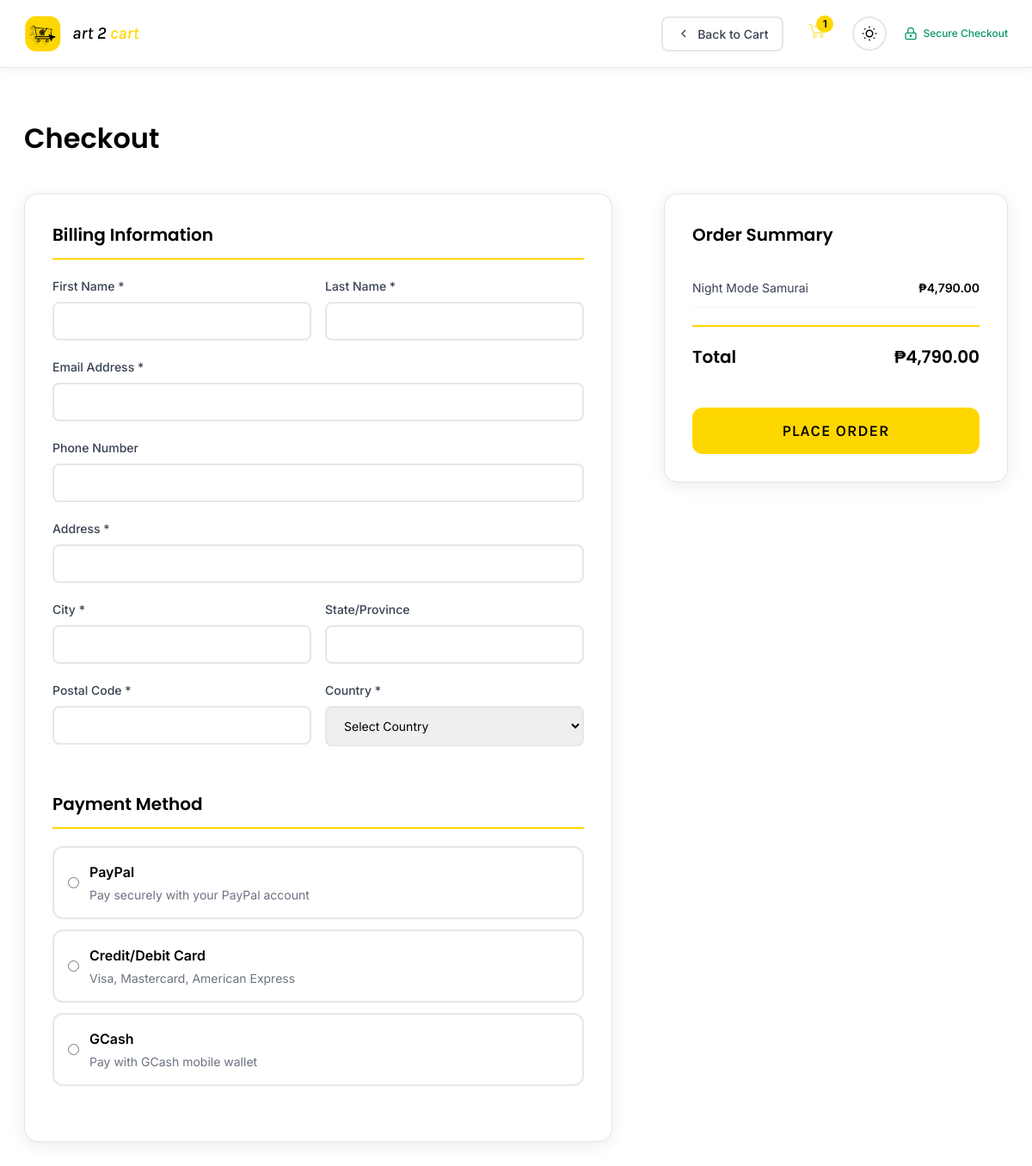
Page /checkout.php (signed in) on the earlier database version.
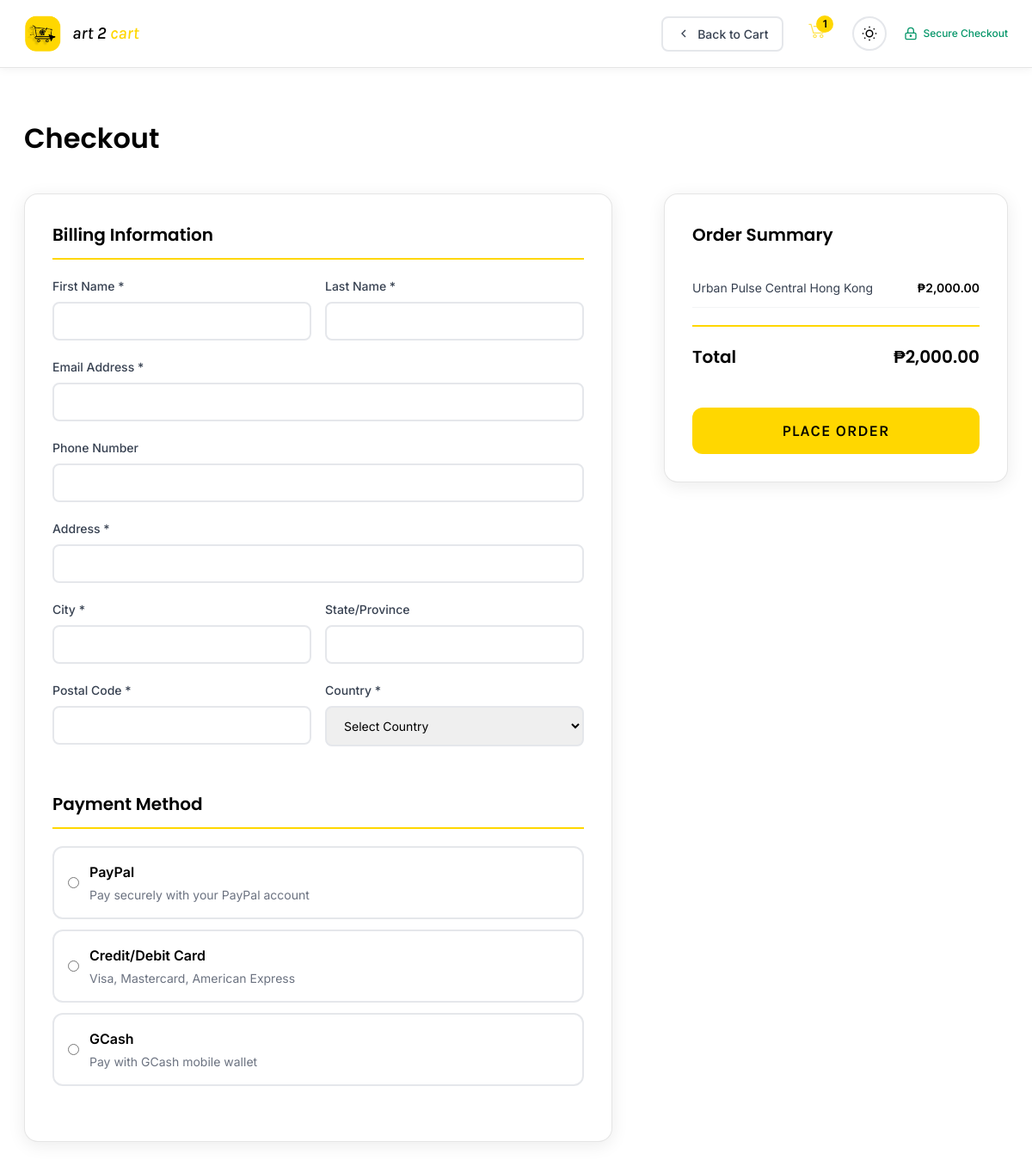
Same page on the later database version.
### tables this page shows
CREATE TABLE `cart` (
  `id` int NOT NULL AUTO_INCREMENT,
  `user_id` int NOT NULL,
  `product_id` int NOT NULL,
  `created_at` timestamp NULL DEFAULT CURRENT_TIMESTAMP,
  `updated_at` timestamp NULL DEFAULT CURRENT_TIMESTAMP ON UPDATE CURRENT_TIMESTAMP,
  PRIMARY KEY (`id`),
  UNIQUE KEY `unique_cart_item` (`user_id`,`product_id`),
  KEY `user_id` (`user_id`),
  KEY `product_id` (`product_id`),
  KEY `idx_cart_user` (`user_id`),
  KEY `idx_cart_product` (`product_id`),
  CONSTRAINT `fk_cart_product` FOREIGN KEY (`product_id`) REFERENCES `products` (`id`) ON DELETE CASCADE,
  CONSTRAINT `fk_cart_user` FOREIGN KEY (`user_id`) REFERENCES `users` (`id`) ON DELETE CASCADE
);

CREATE TABLE `products` (
  `id` int NOT NULL AUTO_INCREMENT,
  `seller_id` int NOT NULL,
  `category_id` int NOT NULL,
  `title` varchar(100) NOT NULL,
  `description` text,
  `price` decimal(10,2) NOT NULL,
  `image_path` varchar(255) NOT NULL,
  `file_path` varchar(255) NOT NULL,
  `status` enum('active','inactive','pending','rejected') DEFAULT 'pending',
  `downloads` int DEFAULT '0',
  `created_at` timestamp NULL DEFAULT CURRENT_TIMESTAMP,
  `updated_at` timestamp NULL DEFAULT CURRENT_TIMESTAMP ON UPDATE CURRENT_TIMESTAMP,
  `review_status` enum('pending','approved','rejected') DEFAULT 'pending',
  `review_notes` text,
  `review_date` timestamp NULL DEFAULT NULL,
  `reviewed_by` int DEFAULT NULL,
  PRIMARY KEY (`id`),
  KEY `fk_products_reviewer` (`reviewed_by`),
  KEY `idx_products_seller` (`seller_id`),
  KEY `idx_products_category` (`category_id`),
  KEY `idx_products_status` (`status`),
  KEY `idx_products_price` (`price`),
  CONSTRAINT `fk_products_category` FOREIGN KEY (`category_id`) REFERENCES `categories` (`id`) ON DELETE RESTRICT,
  CONSTRAINT `fk_products_reviewer` FOREIGN KEY (`reviewed_by`) REFERENCES `users` (`id`) ON DELETE SET NULL,
  CONSTRAINT `fk_products_seller` FOREIGN KEY (`seller_id`) REFERENCES `users` (`id`) ON DELETE CASCADE,
  CONSTRAINT `chk_products_price` CHECK ((`price` >= 0))
);

### config/db.php (called while the page is built, shortened)
<?php
class Database {
    private static $instance = null;
    private $conn;
    private $host = 'localhost';
    private $db_name = 'art2cart';
    private $username = 'root';
    private $password = '';
    private function __construct() {
        try {
            $this->conn = new PDO(
                "mysql:host=$this->host;dbname=$this->db_name;charset=utf8mb4",
                $this->username,
                $this->password,
                [
                    PDO::ATTR_ERRMODE => PDO::ERRMODE_EXCEPTION,
                    PDO::ATTR_DEFAULT_FETCH_MODE => PDO::FETCH_ASSOC,
                    PDO::ATTR_EMULATE_PREPARES => false
                ]
            );
        } catch(PDOException $e) {
            error_log("Connection failed: " . $e->getMessage());
            throw new Exception("Database connection failed");
        }
    }
    public static function getInstance() {
        if (self::$instance === null) {
            self::$instance = new self();
        }
        return self::$instance;
    }
    public function getConnection() {
        return $this->conn;
    }
}
?>

### includes/Cart.php (called while the page is built, shortened)
<?php
class Cart {
    private $pdo;
    public function __construct($database) {
        $this->pdo = $database->getConnection();
    }
    public function getCartItems($user_id) {
        try {
            $stmt = $this->pdo->prepare("
                SELECT
                    c.id as cart_id,
                    1 as quantity,
                    c.created_at as added_at,
                    c.updated_at,
                    p.id as product_id,
                    p.title as product_name,
                    p.description,
                    p.price,
                    p.image_path,
                    p.file_path,
                    p.category_id,
                    p.status as product_status,
                    cat.name as category_name,
                    cat.slug as category_slug,
                    seller.username as seller_name,
                    seller.id as seller_id,
                    COALESCE(AVG(r.rating), 0) as average_rating,
                    COUNT(r.id) as rating_count
                FROM cart c
                INNER JOIN products p ON c.product_id = p.id
                INNER JOIN categories cat ON p.category_id = cat.id
                INNER JOIN users seller ON p.seller_id = seller.id
                LEFT JOIN ratings r ON p.id = r.product_id
                WHERE c.user_id = ?
                    AND p.status = 'active'
                GROUP BY c.id, p.id, cat.id, seller.id
                ORDER BY c.created_at DESC
            ");
            $stmt->execute([$user_id]);
            $results = $stmt->fetchAll(PDO::FETCH_ASSOC);
            return $results;
        } catch (PDOException $e) {
            error_log("Cart items fetch error: " . $e->getMessage());
            return [];
        }
    }
    public function getCartTotal($user_id) {
        try {
            $stmt = $this->pdo->prepare("
                SELECT SUM(p.price) as total_amount
                FROM cart c
                INNER JOIN products p ON c.product_id = p.id
                WHERE c.user_id = ? AND p.status = 'active'
            ");
            $stmt->execute([$user_id]);
            $result = $stmt->fetch(PDO::FETCH_ASSOC);
            return $result['total_amount'] ? (float)$result['total_amount'] : 0.0;
        } catch (PDOException $e) {
            error_log("Cart total error: " . $e->getMessage());
            return 0.0;
        }
    }
}
?>

### checkout.php (the view, shortened to what the changed rows need)
<?php
require_once __DIR__ . '/config/db.php';
require_once __DIR__ . '/includes/Cart.php';
$user_id = $_SESSION['user_id'];
$db = Database::getInstance();
$cart = new Cart($db);
$cartItems = $cart->getCartItems($user_id);
$cartTotal = $cart->getCartTotal($user_id);
?>
<!DOCTYPE html>
<html lang="en">
<head>
    <link rel="stylesheet" href="static/css/var.css" />
    <link rel="stylesheet" href="static/css/fonts.css" />    <link rel="stylesheet" href="static/css/cart.css" />
</head>
<body>
    <?php include 'static/templates/header_checkout.php'; ?>
    <main class="checkout-container">
        <h1 style="font-family: 'Poppins', sans-serif; font-weight: 600; font-size: 32px; margin-bottom: 40px; color: #000;">Checkout</h1>
        <div class="checkout-content">
            <div class="order-summary-checkout">
                <h3 style="font-family: 'Poppins', sans-serif; font-weight: 600; font-size: 20px; margin-bottom: 24px; color: #000;">Order Summary</h3>                  <?php foreach ($cartItems as $item): ?>
                    <div class="summary-item" data-product-id="<?php echo $item['product_id']; ?>">
                        <div class="summary-item-name">
                            <?php echo htmlspecialchars($item['product_name']); ?>
                        </div>
                        <div class="summary-item-price">₱<?php echo number_format($item['price'], 2); ?></div>
                    </div>
                <?php endforeach; ?>
                <div class="summary-total-checkout">
                    <span>Total</span>
                    <span>₱<?php echo number_format($cartTotal, 2); ?></span>
                </div>
            </div>
        </div>    </main>
</body>
</html>

Differences in the rows shown:
removed cart: product.title "Night Mode Samurai", product.price "4,790.00"
added cart: product.title "Urban Pulse Central Hong Kong", product.price "2,000.00"
Other differences:
$cartTotal: "4,790.00" → "2,000.00"
